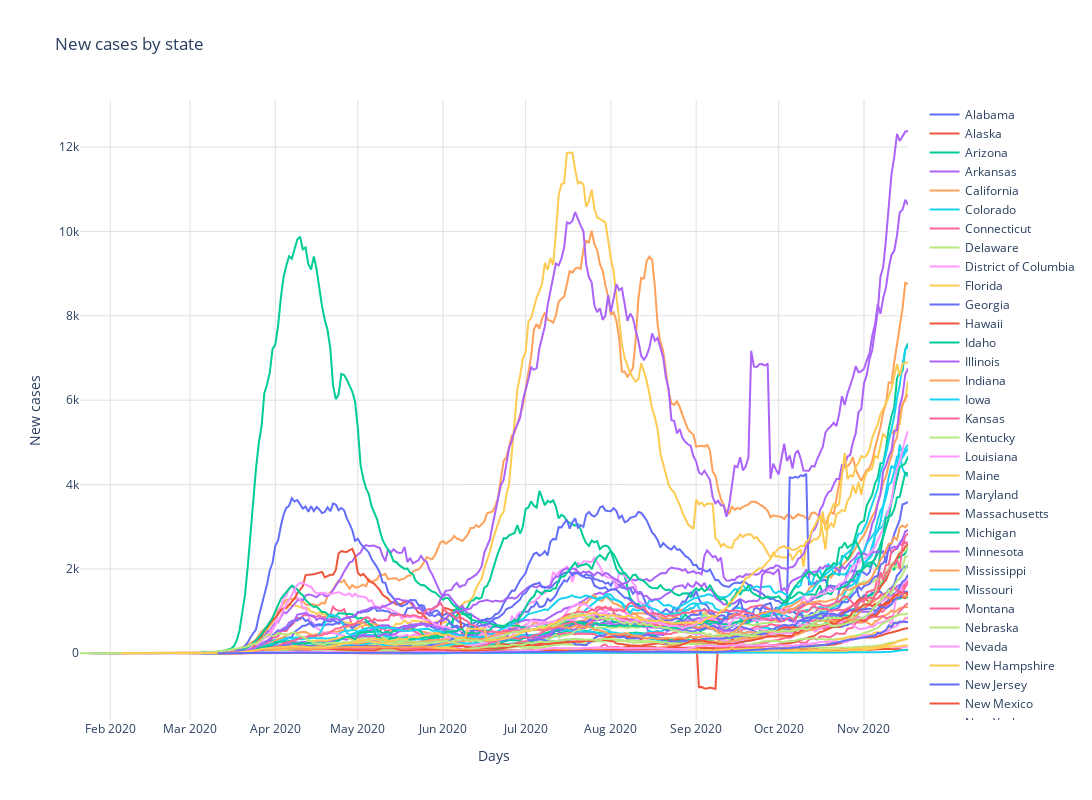

Notebook source saved alongside this figure:
### Code cell
#############################
# New cases by state
#############################
row += 1
layout = go.Layout(
        title = 'New cases by state',
        plot_bgcolor = default_plot_color,
        xaxis_gridcolor = default_grid_color,
        yaxis_gridcolor = default_grid_color,
        width=default_width,
        height=default_height,
        xaxis_title='Days',
        yaxis_title='New cases'
)

fig = go.Figure(layout=layout)

# Show all states by default.
for index, state in interesting_states.iterrows():
    total_new_cases_by_date = generate_delta_df(state.state, 'all', 'cases')
    plotmovingaverage(total_new_cases_by_date, state.state, 'new cases: %{y:,.0f}<br>day: %{x}')

fig.show()
plotly.offline.plot(fig, filename=webpage_folder + 'Chart_'+str(row)+'.html',auto_open=False)
html_graphs.write('''
<h1>New Cases and Deaths by State</h1>\n
''')
html_graphs.write("  <object data=\""+'Chart_'+str(row)+'.html'+"\" width=" + str(default_width * 1.10) + " height=" + str(default_height* 1.10) + "\"></object>"+"\n")

### Figure 1 — Plotly figure (JSON) as saved in the notebook; plotly's stock layout.template omitted (floating-point values rounded to 4 significant figures; data arrays with more than 128 entries replaced by an {"elided": "..."} marker saying what was removed)
{"data": [{"hovertemplate": "new cases: %{y:,.0f}<br>day: %{x}", "line": {"width": 2}, "mode": "lines", "name": "Alabama", "type": "scatter", "visible": true, "x": {"elided": "250 str values"}, "y": {"elided": "250 float values"}}, {"hovertemplate": "new cases: %{y:,.0f}<br>day: %{x}", "line": {"width": 2}, "mode": "lines", "name": "Alaska", "type": "scatter", "visible": true, "x": {"elided": "251 str values"}, "y": {"elided": "251 float values"}}, {"hovertemplate": "new cases: %{y:,.0f}<br>day: %{x}", "line": {"width": 2}, "mode": "lines", "name": "Arizona", "type": "scatter", "visible": true, "x": {"elided": "297 str values"}, "y": {"elided": "297 float values"}}, {"hovertemplate": "new cases: %{y:,.0f}<br>day: %{x}", "line": {"width": 2}, "mode": "lines", "name": "Arkansas", "type": "scatter", "visible": true, "x": {"elided": "252 str values"}, "y": {"elided": "252 float values"}}, {"hovertemplate": "new cases: %{y:,.0f}<br>day: %{x}", "line": {"width": 2}, "mode": "lines", "name": "California", "type": "scatter", "visible": true, "x": {"elided": "298 str values"}, "y": {"elided": "298 float values"}}, {"hovertemplate": "new cases: %{y:,.0f}<br>day: %{x}", "line": {"width": 2}, "mode": "lines", "name": "Colorado", "type": "scatter", "visible": true, "x": {"elided": "258 str values"}, "y": {"elided": "258 float values"}}, {"hovertemplate": "new cases: %{y:,.0f}<br>day: %{x}", "line": {"width": 2}, "mode": "lines", "name": "Connecticut", "type": "scatter", "visible": true, "x": {"elided": "255 str values"}, "y": {"elided": "255 float values"}}, {"hovertemplate": "new cases: %{y:,.0f}<br>day: %{x}", "line": {"width": 2}, "mode": "lines", "name": "Delaware", "type": "scatter", "visible": true, "x": {"elided": "252 str values"}, "y": {"elided": "252 float values"}}, {"hovertemplate": "new cases: %{y:,.0f}<br>day: %{x}", "line": {"width": 2}, "mode": "lines", "name": "District of Columbia", "type": "scatter", "visible": true, "x": {"elided": "256 str values"}, "y": {"elided": "256 float values"}}, {"hovertemplate": "new cases: %{y:,.0f}<br>day: %{x}", "line": {"width": 2}, "mode": "lines", "name": "Florida", "type": "scatter", "visible": true, "x": {"elided": "262 str values"}, "y": {"elided": "262 float values"}}, {"hovertemplate": "new cases: %{y:,.0f}<br>day: %{x}", "line": {"width": 2}, "mode": "lines", "name": "Georgia", "type": "scatter", "visible": true, "x": {"elided": "261 str values"}, "y": {"elided": "261 float values"}}, {"hovertemplate": "new cases: %{y:,.0f}<br>day: %{x}", "line": {"width": 2}, "mode": "lines", "name": "Hawaii", "type": "scatter", "visible": true, "x": {"elided": "257 str values"}, "y": {"elided": "257 float values"}}, {"hovertemplate": "new cases: %{y:,.0f}<br>day: %{x}", "line": {"width": 2}, "mode": "lines", "name": "Idaho", "type": "scatter", "visible": true, "x": {"elided": "250 str values"}, "y": {"elided": "250 float values"}}, {"hovertemplate": "new cases: %{y:,.0f}<br>day: %{x}", "line": {"width": 2}, "mode": "lines", "name": "Illinois", "type": "scatter", "visible": true, "x": {"elided": "299 str values"}, "y": {"elided": "299 float values"}}, {"hovertemplate": "new cases: %{y:,.0f}<br>day: %{x}", "line": {"width": 2}, "mode": "lines", "name": "Indiana", "type": "scatter", "visible": true, "x": {"elided": "257 str values"}, "y": {"elided": "257 float values"}}, {"hovertemplate": "new cases: %{y:,.0f}<br>day: %{x}", "line": {"width": 2}, "mode": "lines", "name": "Iowa", "type": "scatter", "visible": true, "x": {"elided": "255 str values"}, "y": {"elided": "255 float values"}}, {"hovertemplate": "new cases: %{y:,.0f}<br>day: %{x}", "line": {"width": 2}, "mode": "lines", "name": "Kansas", "type": "scatter", "visible": true, "x": {"elided": "256 str values"}, "y": {"elided": "256 float values"}}, {"hovertemplate": "new cases: %{y:,.0f}<br>day: %{x}", "line": {"width": 2}, "mode": "lines", "name": "Kentucky", "type": "scatter", "visible": true, "x": {"elided": "257 str values"}, "y": {"elided": "257 float values"}}, {"hovertemplate": "new cases: %{y:,.0f}<br>day: %{x}", "line": {"width": 2}, "mode": "lines", "name": "Louisiana", "type": "scatter", "visible": true, "x": {"elided": "254 str values"}, "y": {"elided": "254 float values"}}, {"hovertemplate": "new cases: %{y:,.0f}<br>day: %{x}", "line": {"width": 2}, "mode": "lines", "name": "Maine", "type": "scatter", "visible": true, "x": {"elided": "251 str values"}, "y": {"elided": "251 float values"}}, {"hovertemplate": "new cases: %{y:,.0f}<br>day: %{x}", "line": {"width": 2}, "mode": "lines", "name": "Maryland", "type": "scatter", "visible": true, "x": {"elided": "258 str values"}, "y": {"elided": "258 float values"}}, {"hovertemplate": "new cases: %{y:,.0f}<br>day: %{x}", "line": {"width": 2}, "mode": "lines", "name": "Massachusetts", "type": "scatter", "visible": true, "x": {"elided": "291 str values"}, "y": {"elided": "291 float values"}}, {"hovertemplate": "new cases: %{y:,.0f}<br>day: %{x}", "line": {"width": 2}, "mode": "lines", "name": "Michigan", "type": "scatter", "visible": true, "x": {"elided": "253 str values"}, "y": {"elided": "253 float values"}}, {"hovertemplate": "new cases: %{y:,.0f}<br>day: %{x}", "line": {"width": 2}, "mode": "lines", "name": "Minnesota", "type": "scatter", "visible": true, "x": {"elided": "257 str values"}, "y": {"elided": "257 float values"}}, {"hovertemplate": "new cases: %{y:,.0f}<br>day: %{x}", "line": {"width": 2}, "mode": "lines", "name": "Mississippi", "type": "scatter", "visible": true, "x": {"elided": "252 str values"}, "y": {"elided": "252 float values"}}, {"hovertemplate": "new cases: %{y:,.0f}<br>day: %{x}", "line": {"width": 2}, "mode": "lines", "name": "Missouri", "type": "scatter", "visible": true, "x": {"elided": "256 str values"}, "y": {"elided": "256 float values"}}, {"hovertemplate": "new cases: %{y:,.0f}<br>day: %{x}", "line": {"width": 2}, "mode": "lines", "name": "Montana", "type": "scatter", "visible": true, "x": {"elided": "250 str values"}, "y": {"elided": "250 float values"}}, {"hovertemplate": "new cases: %{y:,.0f}<br>day: %{x}", "line": {"width": 2}, "mode": "lines", "name": "Nebraska", "type": "scatter", "visible": true, "x": {"elided": "275 str values"}, "y": {"elided": "275 float values"}}, {"hovertemplate": "new cases: %{y:,.0f}<br>day: %{x}", "line": {"width": 2}, "mode": "lines", "name": "Nevada", "type": "scatter", "visible": true, "x": {"elided": "258 str values"}, "y": {"elided": "258 float values"}}, {"hovertemplate": "new cases: %{y:,.0f}<br>day: %{x}", "line": {"width": 2}, "mode": "lines", "name": "New Hampshire", "type": "scatter", "visible": true, "x": {"elided": "261 str values"}, "y": {"elided": "261 float values"}}, {"hovertemplate": "new cases: %{y:,.0f}<br>day: %{x}", "line": {"width": 2}, "mode": "lines", "name": "New Jersey", "type": "scatter", "visible": true, "x": {"elided": "259 str values"}, "y": {"elided": "259 float values"}}, {"hovertemplate": "new cases: %{y:,.0f}<br>day: %{x}", "line": {"width": 2}, "mode": "lines", "name": "New Mexico", "type": "scatter", "visible": true, "x": {"elided": "252 str values"}, "y": {"elided": "252 float values"}}, {"hovertemplate": "new cases: %{y:,.0f}<br>day: %{x}", "line": {"width": 2}, "mode": "lines", "name": "New York", "type": "scatter", "visible": true, "x": {"elided": "262 str values"}, "y": {"elided": "262 float values"}}, {"hovertemplate": "new cases: %{y:,.0f}<br>day: %{x}", "line": {"width": 2}, "mode": "lines", "name": "North Carolina", "type": "scatter", "visible": true, "x": {"elided": "260 str values"}, "y": {"elided": "260 float values"}}, {"hovertemplate": "new cases: %{y:,.0f}<br>day: %{x}", "line": {"width": 2}, "mode": "lines", "name": "North Dakota", "type": "scatter", "visible": true, "x": {"elided": "252 str values"}, "y": {"elided": "252 float values"}}, {"hovertemplate": "new cases: %{y:,.0f}<br>day: %{x}", "line": {"width": 2}, "mode": "lines", "name": "Ohio", "type": "scatter", "visible": true, "x": {"elided": "254 str values"}, "y": {"elided": "254 float values"}}, {"hovertemplate": "new cases: %{y:,.0f}<br>day: %{x}", "line": {"width": 2}, "mode": "lines", "name": "Oklahoma", "type": "scatter", "visible": true, "x": {"elided": "257 str values"}, "y": {"elided": "257 float values"}}, {"hovertemplate": "new cases: %{y:,.0f}<br>day: %{x}", "line": {"width": 2}, "mode": "lines", "name": "Oregon", "type": "scatter", "visible": true, "x": {"elided": "264 str values"}, "y": {"elided": "264 float values"}}, {"hovertemplate": "new cases: %{y:,.0f}<br>day: %{x}", "line": {"width": 2}, "mode": "lines", "name": "Pennsylvania", "type": "scatter", "visible": true, "x": {"elided": "257 str values"}, "y": {"elided": "257 float values"}}, {"hovertemplate": "new cases: %{y:,.0f}<br>day: %{x}", "line": {"width": 2}, "mode": "lines", "name": "Rhode Island", "type": "scatter", "visible": true, "x": {"elided": "262 str values"}, "y": {"elided": "262 float values"}}, {"hovertemplate": "new cases: %{y:,.0f}<br>day: %{x}", "line": {"width": 2}, "mode": "lines", "name": "South Carolina", "type": "scatter", "visible": true, "x": {"elided": "257 str values"}, "y": {"elided": "257 float values"}}, {"hovertemplate": "new cases: %{y:,.0f}<br>day: %{x}", "line": {"width": 2}, "mode": "lines", "name": "South Dakota", "type": "scatter", "visible": true, "x": {"elided": "253 str values"}, "y": {"elided": "253 float values"}}, {"hovertemplate": "new cases: %{y:,.0f}<br>day: %{x}", "line": {"width": 2}, "mode": "lines", "name": "Tennessee", "type": "scatter", "visible": true, "x": {"elided": "258 str values"}, "y": {"elided": "258 float values"}}, {"hovertemplate": "new cases: %{y:,.0f}<br>day: %{x}", "line": {"width": 2}, "mode": "lines", "name": "Texas", "type": "scatter", "visible": true, "x": {"elided": "280 str values"}, "y": {"elided": "280 float values"}}, {"hovertemplate": "new cases: %{y:,.0f}<br>day: %{x}", "line": {"width": 2}, "mode": "lines", "name": "Utah", "type": "scatter", "visible": true, "x": {"elided": "267 str values"}, "y": {"elided": "267 float values"}}, {"hovertemplate": "new cases: %{y:,.0f}<br>day: %{x}", "line": {"width": 2}, "mode": "lines", "name": "Vermont", "type": "scatter", "visible": true, "x": {"elided": "256 str values"}, "y": {"elided": "256 float values"}}, {"hovertemplate": "new cases: %{y:,.0f}<br>day: %{x}", "line": {"width": 2}, "mode": "lines", "name": "Virginia", "type": "scatter", "visible": true, "x": {"elided": "256 str values"}, "y": {"elided": "256 float values"}}, {"hovertemplate": "new cases: %{y:,.0f}<br>day: %{x}", "line": {"width": 2}, "mode": "lines", "name": "Washington", "type": "scatter", "visible": true, "x": {"elided": "302 str values"}, "y": {"elided": "302 float values"}}, {"hovertemplate": "new cases: %{y:,.0f}<br>day: %{x}", "line": {"width": 2}, "mode": "lines", "name": "West Virginia", "type": "scatter", "visible": true, "x": {"elided": "246 str values"}, "y": {"elided": "246 float values"}}, {"hovertemplate": "new cases: %{y:,.0f}<br>day: %{x}", "line": {"width": 2}, "mode": "lines", "name": "Wisconsin", "type": "scatter", "visible": true, "x": {"elided": "287 str values"}, "y": {"elided": "287 float values"}}, {"hovertemplate": "new cases: %{y:,.0f}<br>day: %{x}", "line": {"width": 2}, "mode": "lines", "name": "Wyoming", "type": "scatter", "visible": true, "x": {"elided": "252 str values"}, "y": {"elided": "252 float values"}}], "layout": {"height": 800, "plot_bgcolor": "rgba(0, 0, 0, 0)", "title": {"text": "New cases by state"}, "width": 1280, "xaxis": {"gridcolor": "rgba(225, 225, 225, 255)", "title": {"text": "Days"}}, "yaxis": {"gridcolor": "rgba(225, 225, 225, 255)", "title": {"text": "New cases"}}}}
